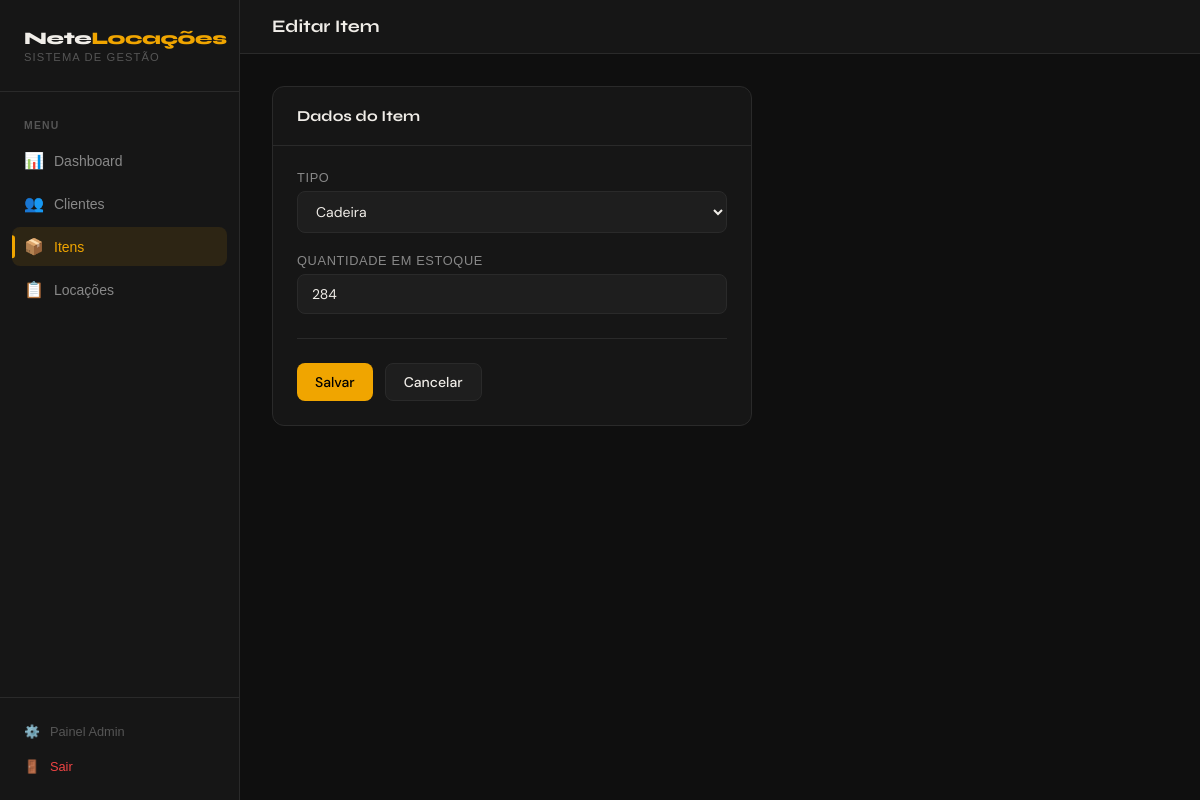
The app's page /itens/3/editar/ (signed in), older data.
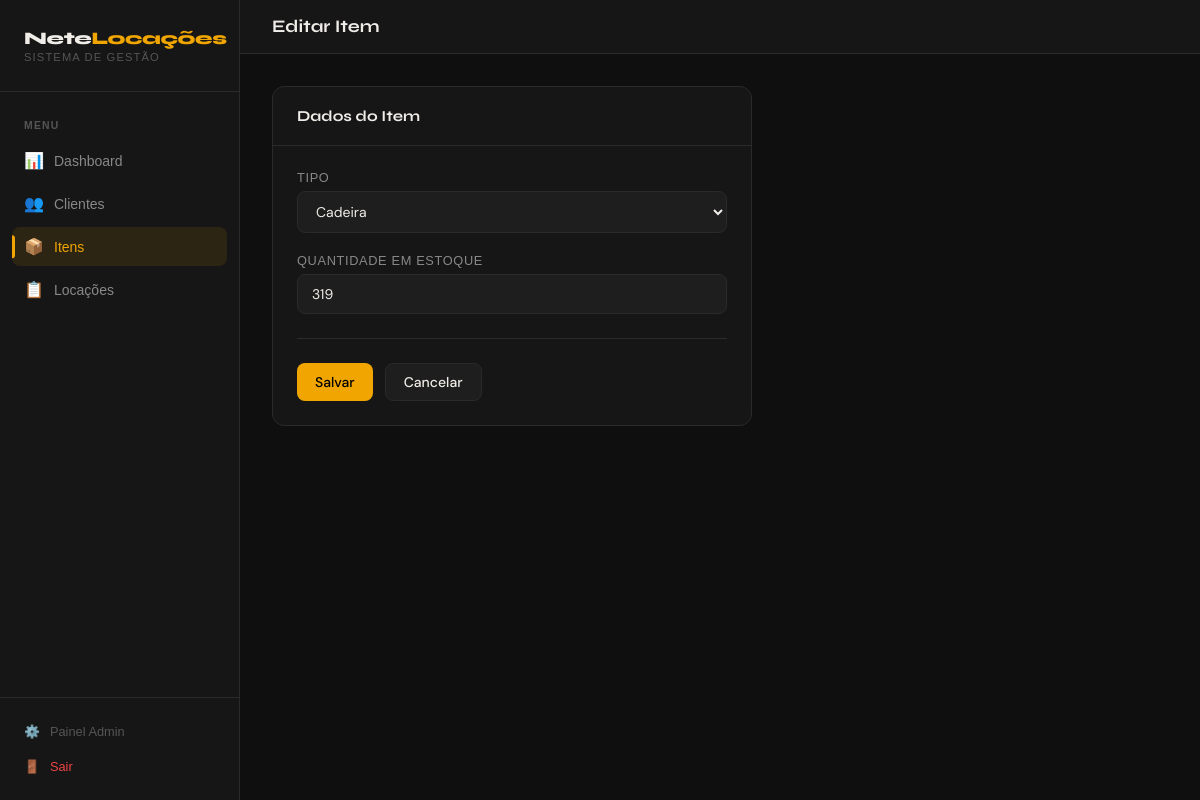
The same page, newer data.
### item/models.py (models this page shows, shortened)
class Item(models.Model):
    TIPO_CHOICES = (
        ('cadeira', 'Cadeira'),
        ('mesa', 'Mesa'),
        ('pula_pula-pequeno', 'Pula Pula-pequeno'),
        ('piscina_bolinha', 'Piscina de Bolinha'),
        ('pula_pula-grande', 'Pula Pula-grande'),
    )
    tipo = models.CharField(max_length=20, choices=TIPO_CHOICES)
    quantidade_estoque = models.IntegerField()

### core/views.py (the view)
# urls.py: path('itens/<int:pk>/editar/', views.item_editar, name='item_editar'),
@login_required
def item_editar(request, pk):
    item = get_object_or_404(Item, pk=pk)
    form = ItemForm(request.POST or None, instance=item)
    if form.is_valid():
        form.save()
        messages.success(request, 'Item atualizado!')
        return redirect('itens_list')
    return render(request, 'itens/form.html', {'form': form})

### core/views.py
class ItemForm(forms.ModelForm):
    class Meta:
        model = Item
        fields = ['tipo', 'quantidade_estoque']
        widgets = {
            'quantidade_estoque': forms.NumberInput(attrs={'min': 0}),
        }

### templates/itens/form.html (shortened to what this page needs)
{% extends 'base/base.html' %}
{% block page_title %}{% if form.instance.pk %}Editar Item{% else %}Novo Item{% endif %}{% endblock %}
{% block content %}
<div class="card" style="max-width:480px">
    <div class="card-header">
        <span class="card-title">Dados do Item</span>
    </div>
    <div class="card-body">
        <form method="post">
            <div class="form-group">
                <label>Tipo</label>
                {{ form.tipo }}
            </div>
            <div class="form-group">
                <label>Quantidade em Estoque</label>
                {{ form.quantidade_estoque }}
            </div>
            <div class="form-actions">
                <button type="submit" class="btn btn-primary">
                    {% if form.instance.pk %}Salvar{% else %}Cadastrar{% endif %}
                </button>
                <a href="{% url 'itens_list' %}" class="btn btn-secondary">Cancelar</a>
            </div>
        </form>
    </div>
</div>
{% endblock %}

Row changes from the older to the newer data that the page shows:
changed Item "Cadeira": quantidade_estoque "284" → "319"
